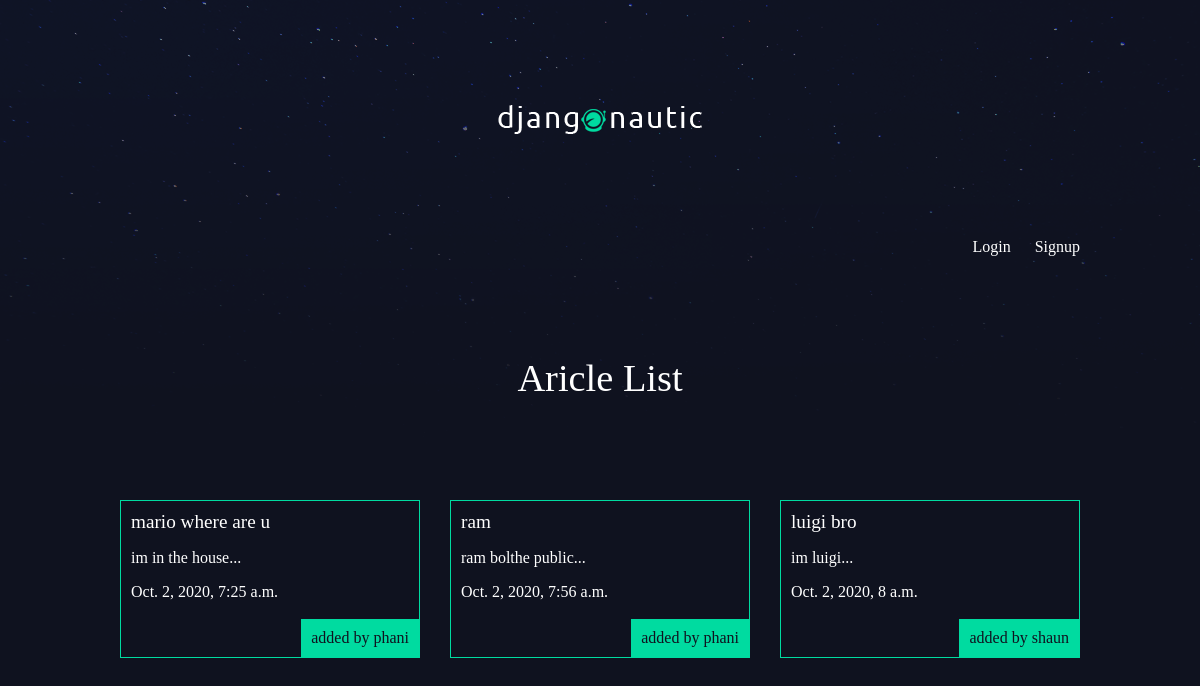
The app's page /articles/ with its own data.
### articles/models.py (models this page shows, shortened)
class Article(models.Model):
    title = models.CharField(max_length=100)
    slug = models.SlugField()
    body = models.TextField()
    date = models.DateTimeField(auto_now_add=True)
    thumb = models.ImageField(default = 'default.png', blank=True)
    author= models.ForeignKey(User, on_delete=models.CASCADE ,default=None)
    def snippet(self):
        return self.body[:50] + '...'

### articles/views.py (the view)
# urls.py: path('', views.article_list, name='list'),
def article_list(request):
    articles = Article.objects.all().order_by('date')
    return render(request, 'articles/article_list.html', {'airticles': articles})

### articles/templates/articles/article_list.html
{% extends 'base_layout.html' %}
{% block content%}
<h1>Aricle List</h1>
<div class="articles">
    {% for article in airticles %}
    <div class="article">
        <h2><a href="{% url 'articles:detail' slug=article.slug %}">{{article.title}}</a></h2>
        <p>{{article.snippet}}</p>
        <p>{{article.date}}</p>
        <p class="author">added by {{article.author.username}} </p>
    </div>
    {% endfor %}
</div>
{% endblock %}

### templates/base_layout.html (shortened to what this page needs)
{% load static %}
<html lang="en">
<head>
    <link rel="stylesheet" href="{% static 'styles.css'%}">
</head>
<body>
    <div class="wrapper">
        <h1><a href="{% url 'home' %}"><img class="background" src="{% static 'logo.png' %}"></a></h1>
        <nav>
            <ul>
                {% if user.is_authenticated %}
                    <li>
                        <form class="logout-link" action="{% url 'accounts:logout'%}" method="POST">
                            {% csrf_token %}
                            <button type="submit">Logout</button>
                        </form>
                    </li>
                    <li><a href="{% url 'articles:create' %}" class="highlight">NewArticle</a></li>
                {% else %}
                <li><a href="{% url 'accounts:login' %}">Login</a></li>
                <li><a href="{% url 'accounts:signup' %}">Signup</a></li>
                {% endif %}
            </ul>
        </nav>
        {% block content %}
        {% endblock %}
    </div>
</body>
</html>

### articles/assets/styles.css (style rules this page uses)
body { background-color: #0f121f; background-image: url(/static/stars.png); background-repeat: no-repeat; color: #fff; }
body * { font-family: Ubuntu; }
h1, h2, h3, h4, h5 { font-weight: normal; margin: 0; }
a, a:hover, a:visited { color: #fff; text-decoration: none; }
.wrapper { max-width: 960px; margin: 0 auto; }
div.wrapper > h1 { text-align: center; margin: 100px auto; font-size: 2.4em }
nav { justify-self: end; }
nav li { display: inline-block; list-style-type: none; margin-left: 20px; }
.articles { display: grid; grid-template-columns: 1fr 1fr 1fr; grid-gap: 30px; }
.article { padding: 10px; border: 1px solid #00dba0; position: relative; padding-bottom: 40px; }
.article h2 { font-size: 1.2em; }
.article .author { padding: 10px; background: #00dba0; position: absolute; right: 0; bottom: 0; margin: 0; color: #0f121f; }

### records on screen
Article: title "mario where are u", snippet "im in the house...", date "Oct. 2, 2020, 7:25 a.m.", author.username "phani"
Article: title "ram", snippet "ram bolthe public...", date "Oct. 2, 2020, 7:56 a.m.", author.username "phani"
Article: title "luigi bro", snippet "im luigi...", date "Oct. 2, 2020, 8 a.m.", author.username "shaun"
